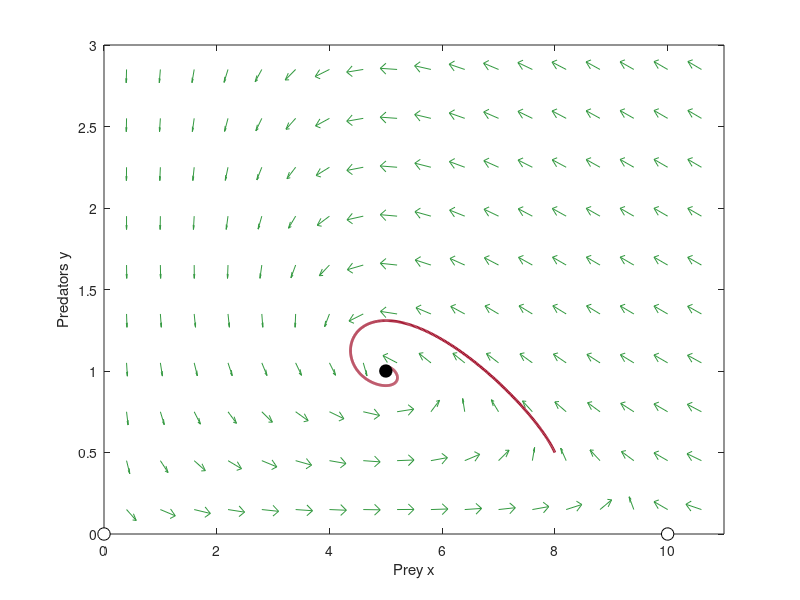

Write MATLAB code to recreate this figure.
% Fig. 4.3: Direction field of the predator-prey model (book, Section 4.1, Eq. 4.2)
% arrows in the direction (dx/dt, dy/dt), all of equal length; plus the solution from Fig. 4.2 and the steady states
% (c) 2026 Philipp Kügler · Program for the book "Dynamical Systems in the Life Sciences" · MIT License (see LICENSE)
r = 1; K = 10; c = 0.5; d = 0.2; e = 1;
f = @(t, z) [r * (1 - z(1) / K) * z(1) - c * z(1) * z(2); d * z(1) * z(2) - e * z(2)];
opt = odeset('RelTol', 1e-9, 'AbsTol', 1e-11);
[X, Y] = meshgrid(linspace(0.4, 10.6, 18), linspace(0.15, 2.85, 10));
U = (r * (1 - X / K) .* X - c * X .* Y) / 11;            % relative to the axis lengths, so that all arrows have equal length
V = (d * X .* Y - e * Y) / 3;
L = sqrt(U.^2 + V.^2);
quiver(X, Y, U ./ L * 0.3, V ./ L * 0.3 * 3 / 11, 0, 'Color', [0.2 0.6 0.25]); hold on
[t, z] = ode45(f, linspace(0, 40, 2001), [8; 0.5], opt);
plot(z(:, 1), z(:, 2), 'Color', [0.64 0.08 0.18], 'LineWidth', 2);
plot([0 10], [0 0], 'ko', 'MarkerFaceColor', 'w', 'MarkerSize', 9);      % unstable
plot(5, 1, 'ko', 'MarkerFaceColor', 'k', 'MarkerSize', 9); hold off      % stable
P = [0 0; 10 0; 5 1];
for i = 1:3
    w = f(0, P(i, :)');
    fprintf('(%2d, %d): dx/dt = %g, dy/dt = %g\n', P(i, 1), P(i, 2), w(1), w(2));
end
xlim([0 11]); ylim([0 3]); xlabel('Prey x'); ylabel('Predators y');
